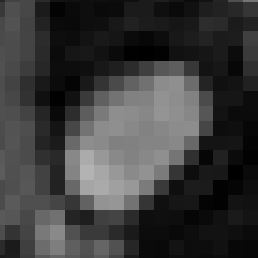
%> input picture tools/edge_level/Capture.JPG, 258 x 258 px
$ octave segmenting_demo.m   (GNU Octave 9; MATLAB toolbox functions it lacks are replaced by stand-ins)
%> lines starting %> are read from the running program, lines starting %| are printed output that depends on the picture; in (x1, y1, x2, y2) boxes, pixels count from 0 and x2, y2 are one past the last pixel; in counts of white or black regions, pixels touching at a corner belong together; the program's own positions count from 1
### tools/edge_level/level_set_edge.m
function phi = level_set_edge(phi_0, g, lambda,mu, alfa, epsilon, timestep, iter, potentialFunction)
     phi=phi_0;
     [vx, vy]=gradient(g);
for k=1:iter
    phi=NeumannBoundCond(phi);
    [phi_x,phi_y]=gradient(phi);
    s=sqrt(phi_x.^2 + phi_y.^2);
    smallNumber=1e-10;
    Nx=phi_x./(s+smallNumber);
    Ny=phi_y./(s+smallNumber);
    curvature=div(Nx,Ny);
    if strcmp(potentialFunction,'single-well')
        distRegTerm = 4*del2(phi)-curvature;
    elseif strcmp(potentialFunction,'double-well');
        distRegTerm=distReg_p2(phi);
    else
        disp('Error: Wrong choice of potential function.');
    end
    diracPhi=Dirac(phi,epsilon);
    areaTerm=diracPhi.*g;
    edgeTerm=diracPhi.*(vx.*Nx+vy.*Ny) + diracPhi.*g.*curvature;
    phi=phi + timestep*(mu*distRegTerm + lambda*edgeTerm + alfa*areaTerm);
end
% [22 lines left out: functions distReg_p2, div, Dirac, NeumannBoundCond, not called in this run]

### tools/edge_level/segmenting_demo.m
clear all;
close all;
Img = imread('Capture.JPG');
%> Img is the input picture: size 258x258x3 uint8; min 0, max 183, mean 58.1
imshow(Img);
Img=double(Img(:,:,1));
%> Img: size 258x258 double
%% Начальные параметры
timestep=5;
mu=0.2/timestep;
iter_inner=5;
iter_outer=40;
lambda=5;
alfa=1.5;
epsilon=1.5;
sigma=1.5;
G=fspecial('gaussian',15,sigma);
Img_smooth=conv2(Img,G,'same');
[Ix,Iy]=gradient(Img_smooth);
f=Ix.^2+Iy.^2;
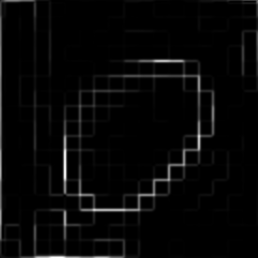
%> f: size 258x258 double; min 2.46e-08, max 582.7, mean 16.7; drawn with min black and max white
g=1./(1+f);
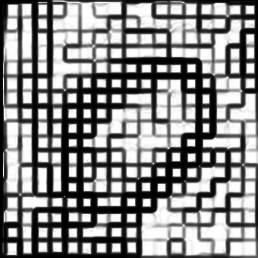
%> g: size 258x258 double; min 0.00171, max 1, mean 0.546
c0=2;
initialLSF=c0*ones(size(Img));
initialLSF(10:55, 10:75)=-c0;
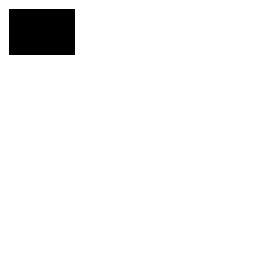
%> initialLSF: size 258x258 double; values -2 (black) and 2 (white), 95.4% white; 1 black region, box (x1, y1, x2, y2) and area: (9, 9, 75, 55) 3036
phi=initialLSF;
% [10 lines of commented-out code are left out]
potential=2;
if potential ==1
    potentialFunction = 'single-well';
elseif potential == 2
    potentialFunction = 'double-well';
else
    potentialFunction = 'double-well';
end
% начало level set evolution
for n=1:iter_outer
    phi = level_set_edge(phi, g, lambda, mu, alfa, epsilon, timestep, iter_inner, potentialFunction);
    if mod(n,2)==0
        figure(2);
        imagesc(Img,[0, 255]); axis off; axis equal; colormap(gray); hold on;  contour(phi, [0,0], 'r');
    end
end
%> this loop made 40 passes
%> pass 1, in level_set_edge, `[vx, vy]=gradient(g);`:
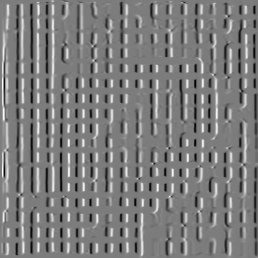
%> vx: size 258x258 double; min -0.477, max 0.497, mean 0.000531; drawn with min black and max white
%> pass 1, `phi = level_set_edge(phi, g, lambda, mu, alfa, epsilon, timestep, iter..`:
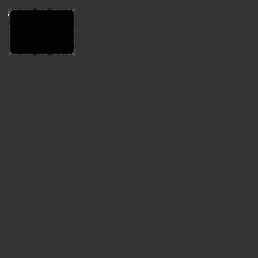
%> phi: size 258x258 double; min -2.22, max 18.55, mean 1.84; drawn with min black and max white
%> after the loop:
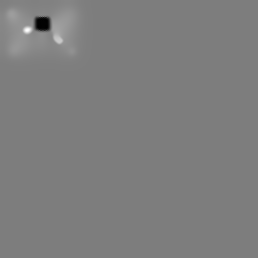
%> phi: size 258x258 double; min -2.27, max 6.39, mean 2.02; drawn with min black and max white
% Переопределяем контур приняв alpha = 0
alfa=0;
iter_refine = 10;
phi = level_set_edge(phi, g, lambda, mu, alfa, epsilon, timestep, iter_inner, potentialFunction);
finalLSF=phi;
figure(2);
imagesc(Img,[0, 255]); axis off; axis equal; colormap(gray); hold on;  contour(phi, [0,0], 'r');
hold on;  contour(phi, [0,0], 'r');
%> after `contour(phi, [0,0], 'r')`:
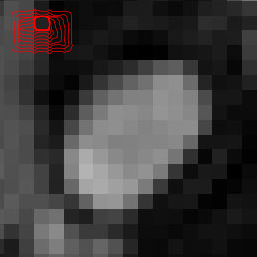
%> figure redrawn from the program's plot data
%str=['Final zero level contour, ', num2str(iter_outer*iter_inner+iter_refine), ' iterations'];
%title(str);
[x,y] = contour(phi, [0,0], 'r');
%> x = 60 columns, first 8: [0 36.61 37 38 39 40 41 42; 59 18 17.7 17.56 17.5 17.47 17.48 17.41]; y = -143.7
x
figure;
mesh(-finalLSF);
hold on;  contour(phi, [0,0], 'r','LineWidth',2);
str=['Final level set function, ', num2str(iter_outer*iter_inner+iter_refine), ' iterations'];
title(str);
axis on;
